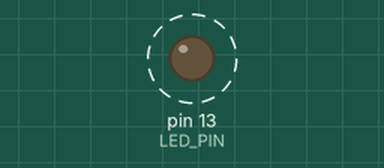
Bench run of a sketch on a simulated Arduino Uno, built with avr-gcc and run on an emulated ATmega328P. Shown: output pins drawn as LEDs (lit = HIGH). Dashed ring = blinking.

Above: at 0.5 s.
Timing chart, 0 to 4.6 s (numbered marks = the images above):
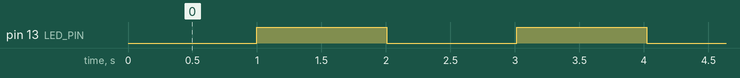

Measured:
- by itself, pin 13 (LED_PIN): alternates HIGH for 1.0 s and LOW for 1.0 s

The sketch:

code.ino
```cpp
#define LED_PIN PB5    // Pin number for LED output
#define TOP_VAL 125    // Value for output compare register

// Global variable to keep track of the number of timer overflows
unsigned int timerCount = 0;

void setup() {
  // Set LED pin as an output
  DDRB |= (1 << LED_PIN);

  // Disable interrupts
  cli();

  // Clear Timer2 control registers
  TCCR2A = 0;
  TCCR2B = 0;

  // Set Timer2 counter value to 0
  TCNT2 = 0;

  // Set Timer2 prescaler to 1024
  TCCR2B |= (1<<CS20)|(1<<CS21)|(1<<CS22);

  // Configure CTC Mode where TOP = OCRA (!)
  // In this case (CTC Mode),
  // the timer is reset to zero when it reaches the value
  // stored in the Output Compare Register (OCR),
  // and then starts counting again from zero
  TCCR2A |= (1<<WGM21);

  // Set the value for the output compare register
  OCR2A = TOP_VAL;

  // Enable Timer2 compare match interrupt
  TIMSK2 |= (1 << OCIE2A);

  // Enable interrupts
  sei();
}

// Interrupt Service Routine (ISR) for Timer2 compare match interrupt
ISR(TIMER2_COMPA_vect) {
  // Increment the timerCount variable
  timerCount++;

  // If the timerCount variable has reached TOP_VAL
  if (timerCount >= TOP_VAL) {
    // Toggle the LED
    PORTB ^= (1 << LED_PIN);

    // Reset the timerCount variable
    timerCount = 0;
  }
}

void loop() {
  // Nothing to do here since all timing and pin toggling is handled by the Timer2 compare match interrupt
}
```
